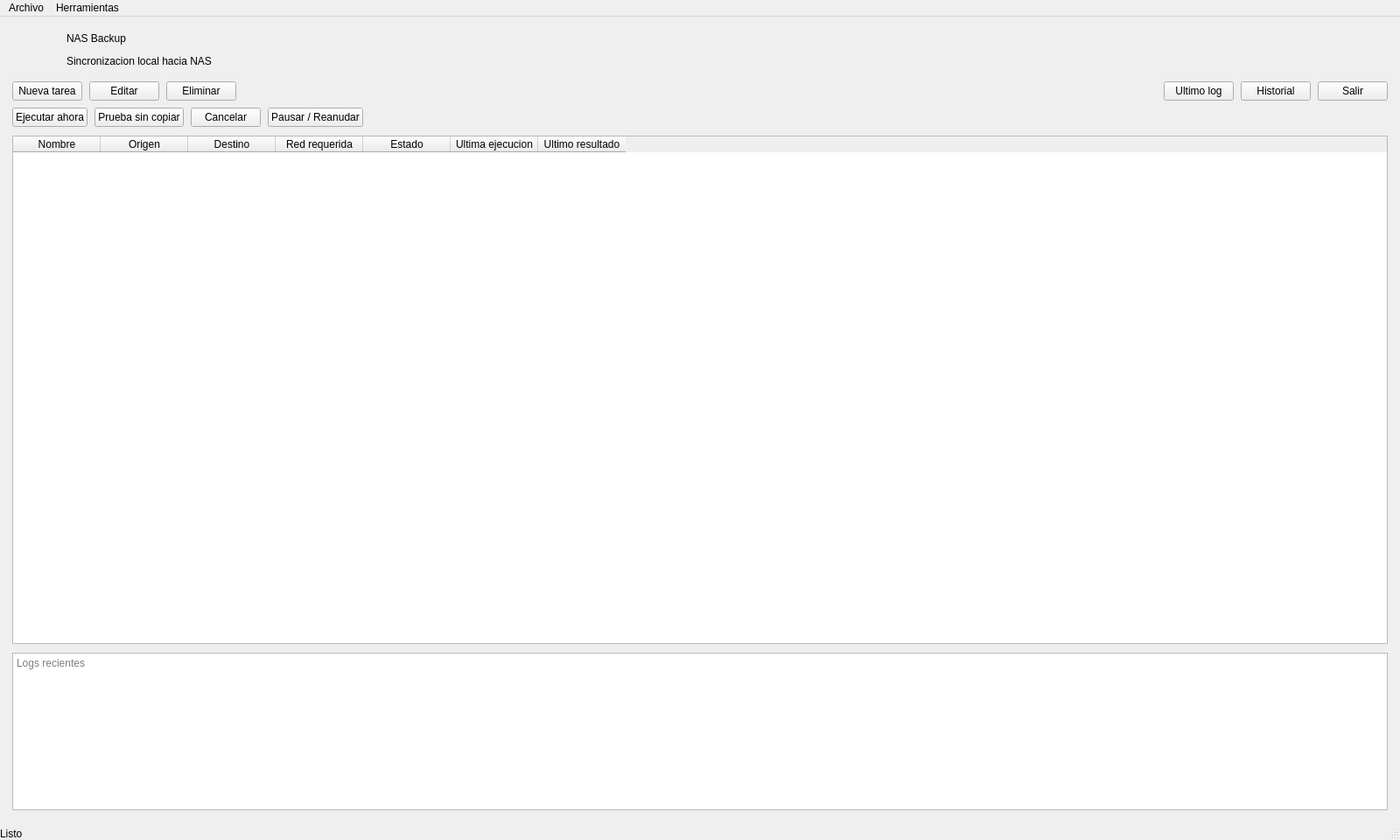
<?xml version="1.0" encoding="UTF-8"?>
<ui version="4.0">
 <class>MainWindow</class>
 <widget class="QMainWindow" name="MainWindow">
  <property name="geometry">
   <rect>
    <x>0</x>
    <y>0</y>
    <width>1600</width>
    <height>960</height>
   </rect>
  </property>
  <property name="minimumSize">
   <size>
    <width>1100</width>
    <height>720</height>
   </size>
  </property>
  <property name="windowTitle">
   <string>NAS Backup</string>
  </property>
  <widget class="QWidget" name="centralwidget">
   <layout class="QVBoxLayout" name="verticalLayout">
    <property name="leftMargin"><number>14</number></property>
    <property name="topMargin"><number>12</number></property>
    <property name="rightMargin"><number>14</number></property>
   <property name="bottomMargin"><number>12</number></property>
   <property name="spacing"><number>10</number></property>
   <item>
    <layout class="QHBoxLayout" name="brandLayout">
     <property name="spacing"><number>10</number></property>
     <item>
      <widget class="QLabel" name="logoLabel">
       <property name="minimumSize"><size><width>52</width><height>52</height></size></property>
       <property name="maximumSize"><size><width>52</width><height>52</height></size></property>
       <property name="alignment"><set>Qt::AlignCenter</set></property>
      </widget>
     </item>
     <item>
      <layout class="QVBoxLayout" name="brandTextLayout">
       <property name="spacing"><number>0</number></property>
       <item>
        <widget class="QLabel" name="appTitleLabel">
         <property name="text"><string>NAS Backup</string></property>
        </widget>
       </item>
       <item>
        <widget class="QLabel" name="appSubtitleLabel">
         <property name="text"><string>Sincronizacion local hacia NAS</string></property>
        </widget>
       </item>
      </layout>
     </item>
     <item><spacer name="brandSpacer"><property name="orientation"><enum>Qt::Horizontal</enum></property><property name="sizeHint" stdset="0"><size><width>40</width><height>20</height></size></property></spacer></item>
   </layout>
   </item>
   <item>
    <layout class="QVBoxLayout" name="toolbarLayout">
     <property name="spacing"><number>8</number></property>
     <item>
      <layout class="QHBoxLayout" name="taskToolbarLayout">
       <property name="spacing"><number>8</number></property>
       <item><widget class="QPushButton" name="addButton"><property name="text"><string>Nueva tarea</string></property></widget></item>
       <item><widget class="QPushButton" name="editButton"><property name="text"><string>Editar</string></property></widget></item>
       <item><widget class="QPushButton" name="deleteButton"><property name="text"><string>Eliminar</string></property></widget></item>
       <item><spacer name="taskToolbarSpacer"><property name="orientation"><enum>Qt::Horizontal</enum></property><property name="sizeHint" stdset="0"><size><width>40</width><height>20</height></size></property></spacer></item>
       <item><widget class="QPushButton" name="logButton"><property name="text"><string>Ultimo log</string></property></widget></item>
       <item><widget class="QPushButton" name="historyButton"><property name="text"><string>Historial</string></property></widget></item>
       <item><widget class="QPushButton" name="exitButton"><property name="text"><string>Salir</string></property></widget></item>
      </layout>
     </item>
     <item>
      <layout class="QHBoxLayout" name="runToolbarLayout">
       <property name="spacing"><number>8</number></property>
       <item><widget class="QPushButton" name="runButton"><property name="text"><string>Ejecutar ahora</string></property></widget></item>
       <item><widget class="QPushButton" name="dryRunButton"><property name="text"><string>Prueba sin copiar</string></property></widget></item>
       <item><widget class="QPushButton" name="cancelRunButton"><property name="text"><string>Cancelar</string></property></widget></item>
       <item><widget class="QPushButton" name="pauseButton"><property name="text"><string>Pausar / Reanudar</string></property></widget></item>
       <item><spacer name="runToolbarSpacer"><property name="orientation"><enum>Qt::Horizontal</enum></property><property name="sizeHint" stdset="0"><size><width>40</width><height>20</height></size></property></spacer></item>
       </layout>
     </item>
    </layout>
   </item>
    <item>
     <widget class="QTableWidget" name="taskTable">
      <property name="minimumSize"><size><width>0</width><height>360</height></size></property>
      <property name="selectionBehavior"><enum>QAbstractItemView::SelectRows</enum></property>
      <property name="selectionMode"><enum>QAbstractItemView::SingleSelection</enum></property>
      <property name="editTriggers"><set>QAbstractItemView::NoEditTriggers</set></property>
      <property name="alternatingRowColors"><bool>true</bool></property>
      <column><property name="text"><string>Nombre</string></property></column>
      <column><property name="text"><string>Origen</string></property></column>
      <column><property name="text"><string>Destino</string></property></column>
      <column><property name="text"><string>Red requerida</string></property></column>
      <column><property name="text"><string>Estado</string></property></column>
      <column><property name="text"><string>Ultima ejecucion</string></property></column>
      <column><property name="text"><string>Ultimo resultado</string></property></column>
     </widget>
    </item>
    <item>
     <widget class="QPlainTextEdit" name="logText">
      <property name="minimumSize"><size><width>0</width><height>140</height></size></property>
      <property name="maximumSize"><size><width>16777215</width><height>180</height></size></property>
      <property name="readOnly"><bool>true</bool></property>
      <property name="placeholderText"><string>Logs recientes</string></property>
     </widget>
    </item>
   </layout>
  </widget>
  <widget class="QStatusBar" name="statusbar">
   <widget class="QLabel" name="statusLabel">
    <property name="text"><string>Listo</string></property>
   </widget>
  </widget>
  <widget class="QMenuBar" name="menubar">
   <property name="geometry">
    <rect><x>0</x><y>0</y><width>1400</width><height>21</height></rect>
   </property>
   <widget class="QMenu" name="menuArchivo">
    <property name="title"><string>Archivo</string></property>
    <addaction name="actionExportConfig"/>
    <addaction name="actionImportConfig"/>
    <addaction name="separator"/>
    <addaction name="actionExit"/>
   </widget>
   <widget class="QMenu" name="menuHerramientas">
    <property name="title"><string>Herramientas</string></property>
    <addaction name="actionCheckUpdates"/>
    <addaction name="actionSettings"/>
   </widget>
   <addaction name="menuArchivo"/>
   <addaction name="menuHerramientas"/>
  </widget>
  <action name="actionSettings"><property name="text"><string>Preferencias</string></property></action>
  <action name="actionCheckUpdates"><property name="text"><string>Buscar actualizaciones</string></property></action>
  <action name="actionExportConfig"><property name="text"><string>Exportar configuracion</string></property></action>
  <action name="actionImportConfig"><property name="text"><string>Importar configuracion</string></property></action>
  <action name="actionExit"><property name="text"><string>Salir</string></property></action>
 </widget>
 <resources/>
 <connections/>
</ui>
